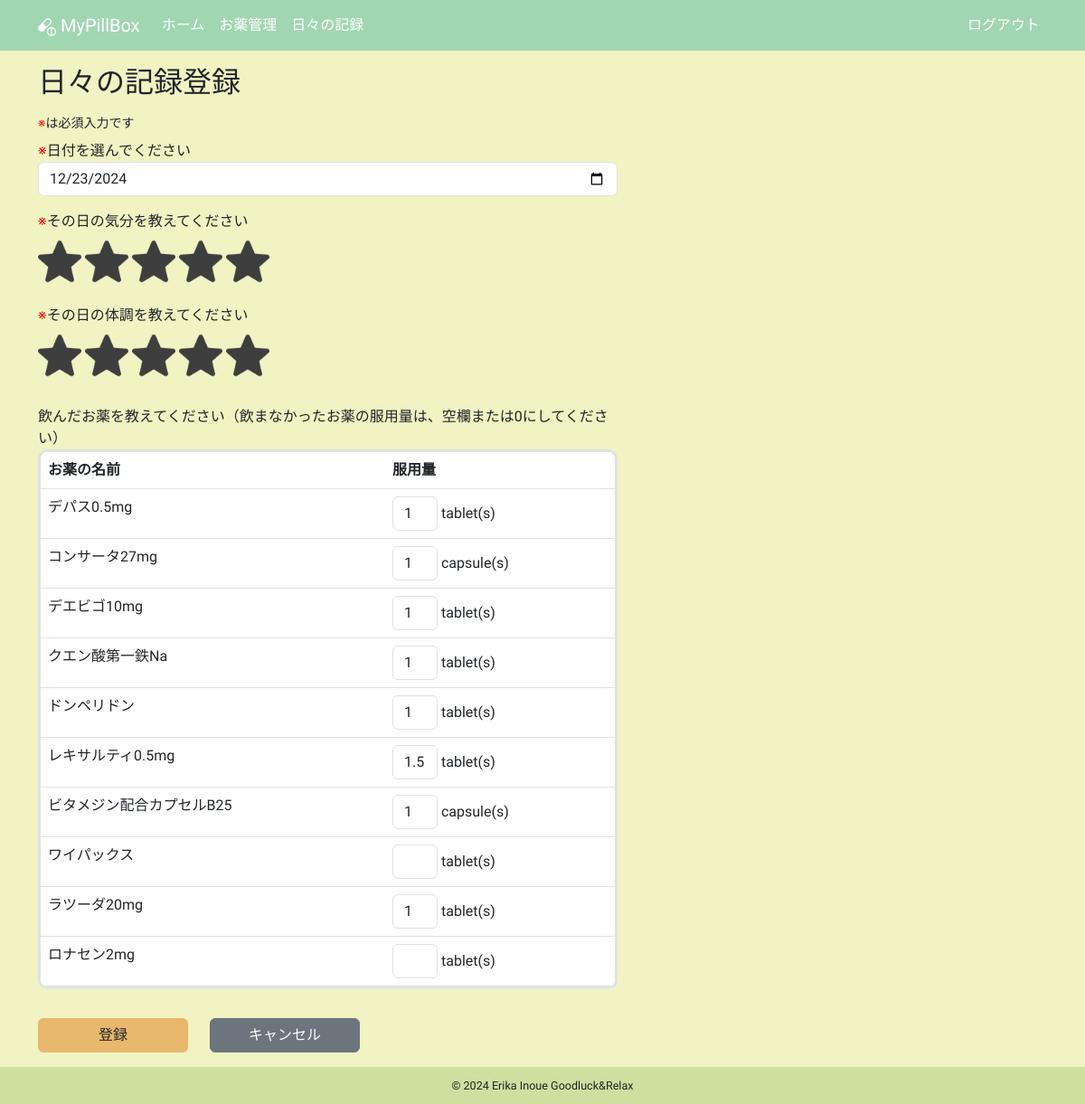
Page /logs/create_daily_log (signed in) on the earlier database version.
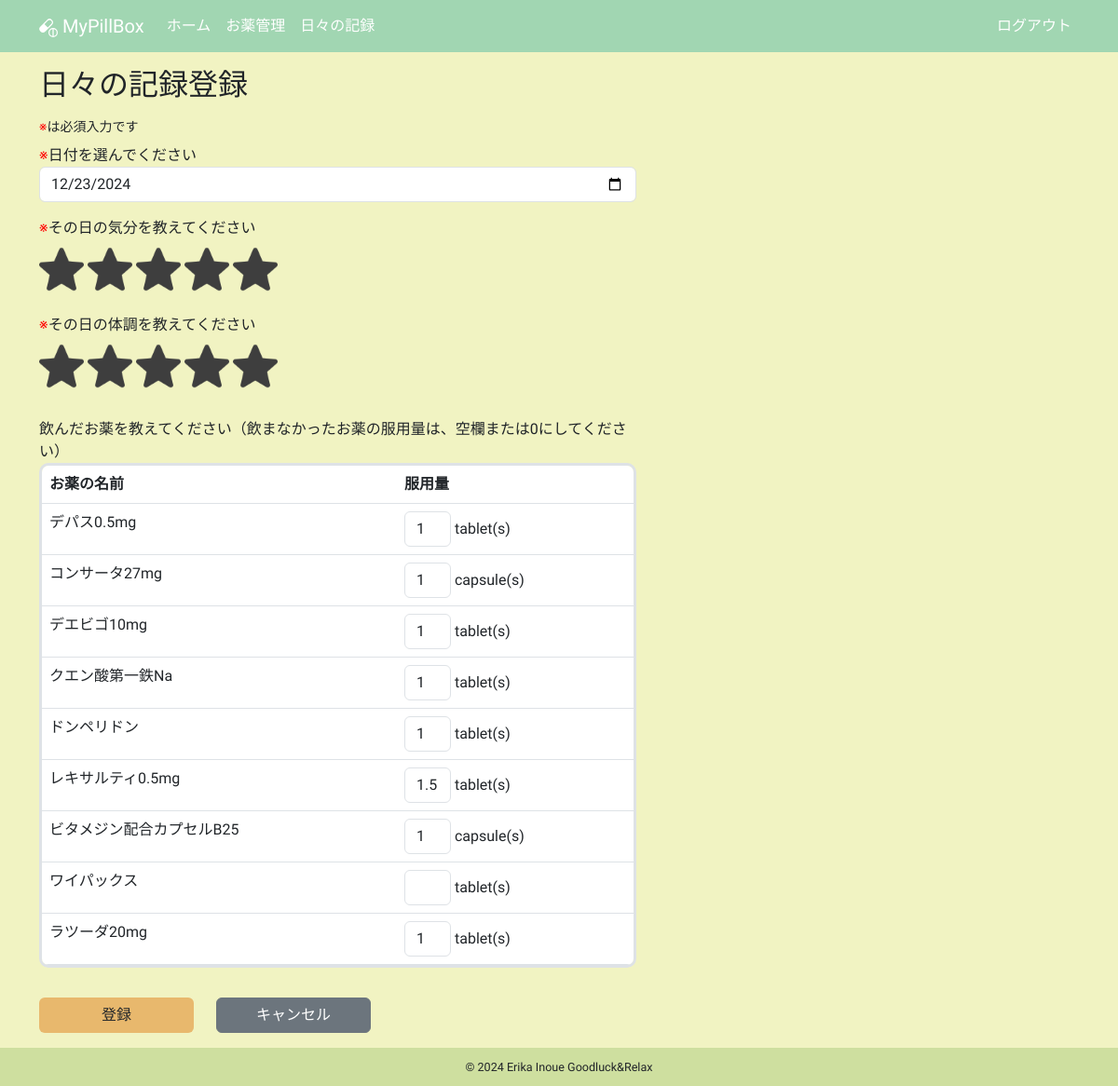
Same page on the later database version.
### app/models.py (models this page shows, shortened)
class Medicine(db.Model):
    __tablename__ = "medicines"
    id: so.Mapped[int] = so.mapped_column(primary_key=True)
    name: so.Mapped[str] = so.mapped_column(sa.String(100))
    taking_start_date: so.Mapped[datetime.date] = so.mapped_column(sa.Date)
    dose_per_day: so.Mapped[Optional[float]]
    taking_timing: so.Mapped[Optional[str]] = so.mapped_column(sa.String(100))
    memo: so.Mapped[Optional[str]] = so.mapped_column(sa.Text)
    rating: so.Mapped[Optional[int]] = so.mapped_column(default=0)
    is_active: so.Mapped[bool] = so.mapped_column(sa.Boolean)
    taking_unit: so.Mapped[str] = so.mapped_column(sa.String(10))
    user_id: so.Mapped[int] = so.mapped_column(sa.ForeignKey(User.id))
    user: so.Mapped[User] = so.relationship(back_populates="medicines")
    daily_log_details: so.Mapped[list["DailyLogDetail"]] = so.relationship(
        cascade="all, delete-orphan", back_populates="medicine"
    )

### app/logs/routes.py (the view, shortened to what this page needs)
@bp.route("/create_daily_log", methods=["GET", "POST"])
@login_required
def create_daily_log():
    title = _("日々の記録登録")
    form = DailyLogForm()
    active_query = (
        sa.select(Medicine)
        .where(Medicine.user == current_user, Medicine.is_active == True)
        .order_by(Medicine.id)
    )
    active_medicines = db.session.scalars(active_query).all()
    locale = g.locale
    formatted_units = {
        med.id: format_unit(med.taking_unit, locale) for med in active_medicines
    }
    form.details.min_entries = len(active_medicines)
    for medicine in active_medicines:
        detail_entry = form.details.append_entry()
        detail_entry.dose.data = (
            int(medicine.dose_per_day)
            if medicine.dose_per_day and medicine.dose_per_day.is_integer()
            else medicine.dose_per_day
        )
    return render_template(
        "logs/create_daily_log.html",
        form=form,
        medicines=active_medicines,
        title=title,
        unit_labels=formatted_units,
    )

### app/logs/forms.py (shortened to what this page needs)
class DailyLogForm(FlaskForm):
    date = DateField(
        _l("日付を選んでください"),
        format="%Y-%m-%d",
        validators=[DataRequired(message=_l("日付は必須入力です"))],
    )
    mood = HiddenField(
        _l("その日の気分を教えてください"),
        validators=[DataRequired(message=_l("気分は必須入力です"))],
    )
    condition = HiddenField(
        _l("その日の体調を教えてください"),
        validators=[DataRequired(message=_l("体調は必須入力です"))],
    )
    details = FieldList(FormField(DailyLogDetailForm))
    submit = SubmitField(_l("登録"))

class DailyLogDetailForm(Form):
    dose = MyFloatField(_l("服用量"))

### app/__init__.py (called while the page is built)
def get_locale():
    return request.accept_languages.best_match(app.config["LANGUAGES"])

### app/helpers.py (called while the page is built)
def format_unit(taking_unit, locale):
    if locale.startswith("en"):
        if taking_unit in ["tablet", "capsule", "packet", "drop"]:
            return f"{taking_unit}(s)"
        return taking_unit  # デフォルトの表示
    return unit_labels.get(taking_unit, taking_unit)  # 日本語版

### app/models.py (called while the page is built)
@login.user_loader
def load_user(id):
    return db.session.get(User, int(id))

### app/routes.py (called while the page is built)
@app.before_request
def before_request():
    g.locale = str(get_locale())

### app/templates/logs/create_daily_log.html (shortened to what this page needs)
{% extends "base.html" %}
{% block content %}
  <h2 class="mb-3">{{ _("日々の記録登録") }}</h2>
  {% if not medicines %}
    <p>{{ _("服用中のお薬がありません まず、お薬管理メニューから服用中のお薬を登録しましょう") }}</p>
  {% else %}
    <small class="d-block mb-2"><span class="red">※</span>{{ _("は必須入力です") }}</small>
    <form action="" method="post" novalidate>
      <div class="row">
        <div class="col-12 col-lg-7 mb-3">
          <span class="red">※</span>{{ form.date.label }}
          {{ form.date(class="form-control" + (" is-invalid" if form.date.errors else "") ) }}
        </div>
        <div class="col-12 col-lg-7 mb-3">
          <span class="red">※</span>{{ form.mood.label }}
          <br>
          {% for i in range(1, 6) %}
            {% if form.mood.data|int >= i %}
              <img src="{{ url_for('static', filename='images/star_on.png') }}"
                   id="{{ i }}"
                   class="star star-rating mood-star rating-checked my-2"
                   onclick="StarRate(this)"
                   alt="star">
            {% else %}
              <img src="{{ url_for('static', filename='images/star_on.png') }}"
                   id="{{ i }}"
                   class="star star-rating mood-star my-2"
                   onclick="StarRate(this)"
                   alt="star">
            {% endif %}
          {% endfor %}
        </div>
        <div class="col-12 col-lg-7 mb-4">
          <span class="red">※</span>{{ form.condition.label }}
          <br>
          {% for i in range(1, 6) %}
            {% if form.condition.data|int >= i %}
              <img src="{{ url_for('static', filename='images/star_on.png') }}"
                   id="{{ i }}"
                   class="star star-rating condition-star rating-checked my-2"
                   onclick="StarRate(this)"
                   alt="star">
            {% else %}
              <img src="{{ url_for('static', filename='images/star_on.png') }}"
                   id="{{ i }}"
                   class="star star-rating condition-star my-2"
                   onclick="StarRate(this)"
                   alt="star">
            {% endif %}
          {% endfor %}
        </div>
        <div class="col-12 col-lg-7 mb-3">
          <p class="mb-0">{{ _("飲んだお薬を教えてください（飲まなかったお薬の服用量は、空欄または0にしてください）") }}</p>
          <table class="table table-hover table-input">
            <thead>
              <tr>
                <th>{{ _("お薬の名前") }}</th>
                <th>{{ _("服用量") }}</th>
              </tr>
            </thead>
            <tbody>
              {% for medicine in medicines %}
                <tr>
                  <td style="width: 60%;">{{ medicine.name }}</td>
                  <td style="width:40%;">
                    {{ form.details[loop.index0].dose(class="form-control d-inline-block" + (" is-invalid dose-is-invalid" if form.details[loop.index0].errors else "") , style="width: 50px;" ) }} {{ unit_labels[medicine.id] }}
                  </td>
                </tr>
              {% endfor %}
            </tbody>
          </table>
        </div>
      </div>
      <div class="row mb-3">
        <div class="col-5 col-lg-2">{{ form.submit(class="btn btn-custom w-100") }}</div>
        <div class="col-5 col-lg-2">
          <a href="{{ url_for('logs.daily_logs') }}"
             class="btn btn-secondary w-100">{{ _("キャンセル") }}</a>
        </div>
      </div>
    </form>
  {% endif %}
{% endblock content %}

Differences in the rows shown:
removed Medicine: name "ロナセン2mg", unit_labels "tablet(s)"
